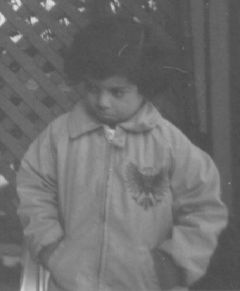
#> input picture Traitement de l'image/TE2/DATA_TE2/pout.jpg, 240 x 291 px, found by its file name
$ python TE2_moodle.py
#> lines starting #> are read from the running program, lines starting #| are printed output that depends on the picture; long printed decimals are rounded
#> further down, imgC is the input picture: shape (291, 240, 3); min 74, max 228, mean 110.3
#| Minimum pixel values :  74
#| Maximum pixel values :  228
#| Average pixel values :  110.305
#| Standard deviations on pixel value :  23.168
# -*- coding: utf-8 -*-
#© Irvin Probst et Hélène Thomas - WTFPL

import numpy as np
import cv2

from matplotlib import pyplot as plt
from mpl_toolkits.mplot3d import Axes3D #pour parties 2 et 3

def equalize_and_display_histogram(img):
    """
    Arguments: img array
    Return value: None
    """

    #si l'image est en niveau de gris: ndim=2, en couleur: ndim=3

    if img.ndim == 2:
        #plt.hist(img.ravel(),256,[0,256]); plt.show() #fast calculation and visualisation with Matplotlib
        #numpy.ravel() : fonction qui permet ici de transformer une matrice en vecteur ligne
        #ou calcul de l'histogramme avec OpenCV + visu avec Matplotlib
        hist = cv2.calcHist([img],[0],None,[256],[0,256])#voir aide en ligne pour fixer les paramètres
#> hist = 256 values, max 2347 at index 83, min 0 at index 0, mean 272.8
        plt.figure()
        plt.subplot(121), plt.plot(hist);
        plt.xlabel('niveau de gris i ');plt.ylabel('h(i)');plt.title('histogramme de l'' image');
        plt.show()
#> figure, not shown here; curve peaks at x = 83, y = 2347
#        #ou Histogram Calculation with numpy
#        hist,bins = np.histogram(img.ravel(),256,[0,256])
#        #ou plus rapide : hist = np.bincount(img.ravel(),minlength=256)
    else:
        #si l'image est en couleur : pas demandé dans le TE2
        color = ('B','G','R')
        for i,col in enumerate(color):
            histr = cv2.calcHist([img],[i],None,[256],[0,256])
            l="canal"+ " " + color[i]
            plt.plot(histr,color = col,label=l)
            plt.xlim([0,256])
        plt.title('histogramme de l''image couleur');plt.legend()
        plt.show()
#
#    #visualisation with OpenCV : voir code python hist.py sous ...\opencv\sources\samples\python2
#
    #egalisation d'histogramme avec openCV
    if img.ndim == 2:
        equ = cv2.equalizeHist(img)
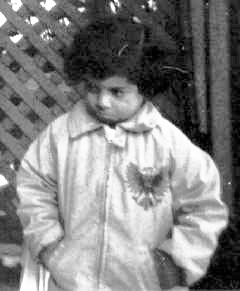
#> equ: shape (291, 240); min 0, max 255, mean 129.5
    else:
        img=cv2.cvtColor(img,cv2.COLOR_BGR2GRAY)
        equ = cv2.equalizeHist(img)
    res = np.hstack((img,equ)) #stacking images side-by-side
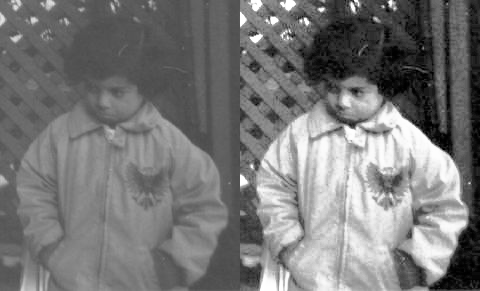
#> res: shape (291, 480); min 0, max 255, mean 119.9
#    cv2.namedWindow('display_win', cv2.WINDOW_NORMAL)
    cv2.imshow('display_win',res)
    print("Minimum pixel values : ", np.amin(equ, axis=(0,1)))
#| Minimum pixel values :  0
    print("Maximum pixel values : ", np.amax(equ, axis=(0,1)))
#| Maximum pixel values :  255
    print("Average pixel values : ", np.mean(equ, axis=(0,1)))
#| Average pixel values :  129.490
    print("Standard deviations on pixel value : ", np.std(equ, axis=(0,1)))
#| Standard deviations on pixel value :  73.103
    cv2.waitKey(0)

    #visualisation des deux histogrammes avant et après
    if img.ndim == 2:
        hist_equ = cv2.calcHist([equ],[0],None,[256],[0,256])#voir aide en ligne pour fixer les paramètres
#> hist_equ = 256 values, max 2347 at index 34, min 0 at index 2, mean 272.8
        plt.subplot(122), plt.plot(hist_equ);
        plt.xlabel('niveau de gris i ');plt.ylabel('h(i)');plt.title('histogramme de l'' image égalisée');
        plt.show()
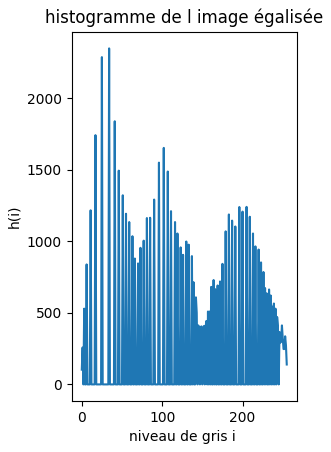
#> figure drawn by matplotlib, 1 panel; curve peaks at x = 34, y = 2347
    else:
        #si l'image est en couleur : pas demandé dans le TE1
        color = ('B','G','R')
        for i,col in enumerate(color):
            histr_equ = cv2.calcHist([equ],[i],None,[256],[0,256])
            l="canal"+ " " + color[i]
            plt.plot(histr_equ,color = col,label=l)
            plt.xlim([0,256])
        plt.title('histogramme de l''image couleur égalisée');plt.legend()
        plt.show()


#    algo CLAHE : préférable s'il y a des zones très claires et d'autres très peu contrastées dans la même image
#     create a CLAHE object (Arguments are optional).
#   L'amélioration sur les images données n'est pas criante ...

    if img.ndim == 2:
        clahe = cv2.createCLAHE(clipLimit=2.0, tileGridSize=(8,8))
        cl1 = clahe.apply(img)
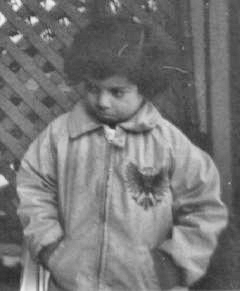
#> cl1: shape (291, 240); min 40, max 243, mean 118.7
    else:
        img=cv2.cvtColor(img,cv2.COLOR_BGR2GRAY)
        clahe = cv2.createCLAHE(clipLimit=2.0, tileGridSize=(8,8))
        cl1 = clahe.apply(img)
    res = np.hstack((img,cl1))
    cv2.imshow('Image equ CLAHE',res)
    print("Minimum pixel values : ", np.amin(cl1, axis=(0,1)))
#| Minimum pixel values :  40
    print("Maximum pixel values : ", np.amax(cl1, axis=(0,1)))
#| Maximum pixel values :  243
    print("Average pixel values : ", np.mean(cl1, axis=(0,1)))
#| Average pixel values :  118.724
    print("Standard deviations on pixel value : ", np.std(cl1, axis=(0,1)))
#| Standard deviations on pixel value :  36.096
    cv2.waitKey(0)


#%% Partie 1

#fname = "XXX/paysage_sombre.png"
#fname = "XXX/voilier_oies_blanches.jpg"
fname = "XXX/pout.jpg"

#img=cv2.imread(fname,0)#0 signifie qu'on lit l'image et qu'on la convertit en niveaux de gris
#autre solution :
imgC=cv2.imread(fname);
img=cv2.cvtColor(imgC,cv2.COLOR_BGR2GRAY);
cv2.imshow("Image originale", img)
#plt.figure(),plt.imshow(img,cmap='gray'),plt.title(display_win_name)
#plt.xticks([]), plt.yticks([])
#plt.show()
#En condensé ! Valable qq soit la nature de l'image (NG ou Couleur)
print("Minimum pixel values : ", np.amin(img, axis=(0,1)))
print("Maximum pixel values : ", np.amax(img, axis=(0,1)))
print("Average pixel values : ", np.mean(img, axis=(0,1)))
print("Standard deviations on pixel value : ", np.std(img, axis=(0,1)))

equalize_and_display_histogram(img)
cv2.waitKey(0)

cv2.destroyAllWindows();
plt.close('all')

#%% Partie 2 : amélioration d'images : réduction de bruit
#https://docs.opencv.org/3.1.0/d4/d13/tutorial_py_filtering.html

img=cv2.imread('XXX/Image_epave.jpg',0);#indiquer le chemin complet
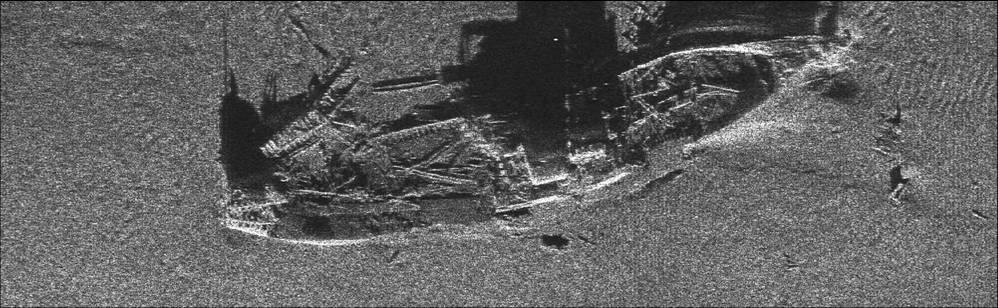
#> input picture Traitement de l'image/TE2/DATA_TE2/Image_epave.jpg, 998 x 308 px, found by its file name
#> img is the input picture: shape (308, 998); min 0, max 255, mean 96.9
cv2.imshow('Image initiale',img);
#cv2.waitKey(0)

#filtrage moyenneur
img_filtree1=cv2.blur(img,(5,5));
#Pour traiter les bords, il y a plusieurs possibilités : paramètre bordertype
#qui peut prendre plusieurs valeurs (BORDER_REPLICATE, BORDER_REFLECT,
#BORDER_REFLECT_101, BORDER_WRAP, BORDER_CONSTANT -
#voir https://docs.opencv.org/3.0-last-rst/modules/imgproc/doc/filtering.html
#haut de la page)
#cv2.imshow('Image filtree',img_filtree1)
#cv2.waitKey(0)

#autre type d'affichage : affichage côte à côte
plt.subplot(211),plt.imshow(img,cmap='gray'),plt.title('Image originale')
plt.subplot(212),plt.imshow(img_filtree1,cmap='gray'),plt.title('Im. Filtree Moyenneur')
plt.show()
#remarque : les images sont plus petites

#autre type d'affichage :
res=np.vstack((img,img_filtree1))
#> res: shape (616, 998)
cv2.imshow('resultat combine : Originale (haut) - Filtree (Moyenneur)(bas)',res)
cv2.waitKey(0)

#Commentaire filtrage moyenneur : plus la taille du filtre est grande,
#plus l'image filtree devient floue -
#Explication en considérant le domaine spatial : en moyennant sur une plus
#grande zone, on lisse davantage les variations de niveaux de gris, y compris
#au niveau des contours, qui paraissent donc moins nets.
#Explication dans le domaine fréquentiel (cf Q3) : les fréquences de coupure
#du filtre sont inversement proportionnelles à la taille du filtre, donc
#plus la taille augmente, plus les fréq de coupure diminuent et plus le filtre
#devient sélectif, c'est-à-dire qu'il laisse passer de moins en moins de
#"hautes fréquences" qui représentent généralement le bruit et les contours

#pointer également les imperfections sur les bords

#filtrage gaussien
img_filtree2=cv2.GaussianBlur(img,(5,5),0);
#cv2.GaussianBlur(src, ksize, sigmaX[, dst[, sigmaY[, borderType]]]) -> dst
#ksize : positive et impaire ou nulle (sera calculée à partir de sigmaX et sigmaY)
#sigmaX et sigmaY : valeur non nulle pour sigmaX, si sigmaY=0 alors sigmaY=sigmaX,
#si les deux sont nulles, alors calcul des valeurs à partir de ksize
#lien entre les deux : sigma = 0.3*((ksize-1)*0.5 - 1) + 0.8
#tester avec différents traitements des bords

#cv2.imshow('Image filtree',img_filtree2)
#cv2.waitKey(0)

res=np.vstack((img,img_filtree2))
cv2.imshow('resultat combine2  : Originale (haut) - Filtree (Gaussien)(bas)',res)
cv2.waitKey(0)

#Commentaire : même principe : plus la taille du filtre augmente, plus l'image
#filtrée devient floue. La taille du filtre est ajustée en fonction de sigma,
#donc plus sigma augmente, plus la taille augmente (il faut se rappeler que
#99,7% des valeurs de la gaussienne sont entre m-3*sigma,m+3*sigma, resp. 95,5%
#entre m-2*sigma,m+2*sigma) et comme pour le moyenneur, l'effet est une image
#plus floue. Moins floue cependant car le filtre pondère les voisins selon
#une gaussienne donc plus de poids est donné au pixel central
#Explication dans le domaine fréquentiel : la fréquence de coupure radiale
#est inversement proportionnelle à l'écart-type - cf cours

#filtrage médian
img_filtree3=cv2.medianBlur(img,5);
#ksize doit être impaire et >1
#cv2.imshow('Image filtree',img_filtree3)
#cv2.waitKey(0)

res=np.vstack((img,img_filtree3))
cv2.imshow('resultat combine3 : Originale (haut) - Filtree (Médian)(bas)',res)
cv2.waitKey(0)

#comparaison filtre moyenneur et filtre médian
img_filtree1=cv2.blur(img,(7,7));
img_filtree3=cv2.medianBlur(img,7);
res=np.vstack((img_filtree1,img_filtree3))
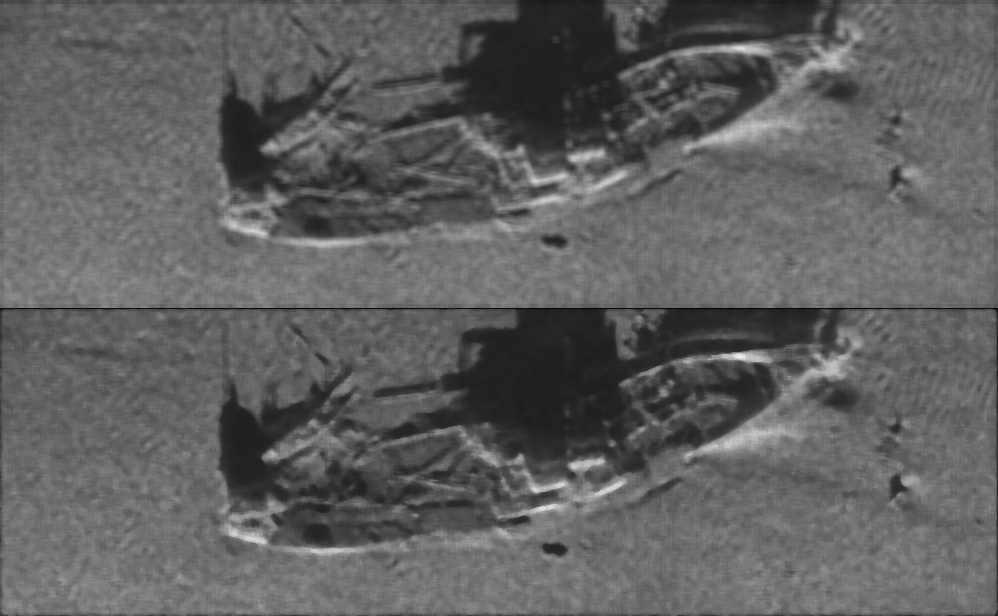
#> res: shape (616, 998); min 0, max 236, mean 95.8
cv2.imshow('resultats moyenneur-median',res)
cv2.waitKey(0)

cv2.destroyAllWindows()
plt.close('all')

#remarque : on constate que le filtre median permet une meilleure visualisation
#au sens où les contours sont mieux préservés
#Vous devez savoir théoriquement comment on applique un filtre médian
#et un filtre linéaire (moyenneur, gaussien, ...) à une image - S'en assurer !

#%% Partie 3 Transformée de fourier et filtrage

h=1/9*np.array([[1, 1, 1],[1 ,1 ,1],[1, 1, 1]],dtype=np.float32);
TFh=np.fft.fft2(h,(256,256));
magnitude_spectrum= np.abs(np.fft.fftshift(TFh))
plt.figure()
plt.subplot(121)
plt.imshow(h,cmap='gray');plt.colorbar()
plt.title('h'), plt.xlabel('x'),plt.ylabel('y');
plt.subplot(122);
plt.imshow(np.log2(1+magnitude_spectrum), extent=(-0.5,0.5,0.5,-0.5), cmap = 'jet')
plt.title('Spectre d\'amplitude shifté'), plt.colorbar()
plt.xlabel('u'),plt.ylabel('v');
plt.show()
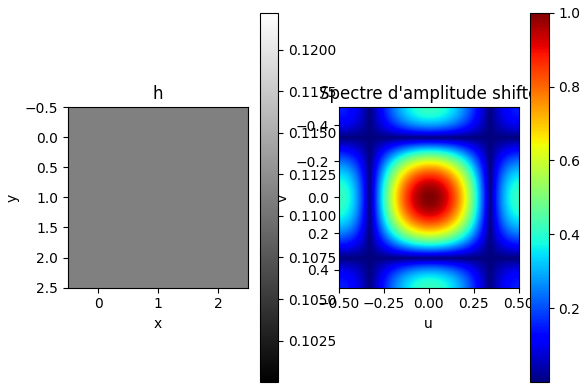
#> figure drawn by matplotlib, 4 panels

#Pour une meilleure interprétation du spectre : une autre visualisation, en 3D
fig = plt.figure()
ax = Axes3D(fig)
# Make data.
X = np.arange(-0.5, 0.5, 1/256)
Y = np.arange(-0.5, 0.5, 1/256)
X, Y = np.meshgrid(X, Y)

# Plot the surface.
surf = ax.plot_surface(X, Y, np.log2(1+magnitude_spectrum), linewidth=0, antialiased=False,cmap='jet')

# Add a color bar which maps values to colors.
#fig.colorbar(surf, shrink=0.5, aspect=5)

plt.show()

#commentaire : le spectre d'amplitude correspond à un gabarit de filtre
#passe-bas car on peut considérer que la réponse fréquentielle s'annule pour des
#fréquences f> fc où fc désigne la fréquence radiale de coupure
#Plus précisément la réponse fréquentielle du filtre moyenneur est un sinus
#cardinal 2D (cf planche de cours). Vous avez vu en 1D que la TF d'un signal
#porte est un sinus cardinal, c'est la même chose ici mais en 2D!
